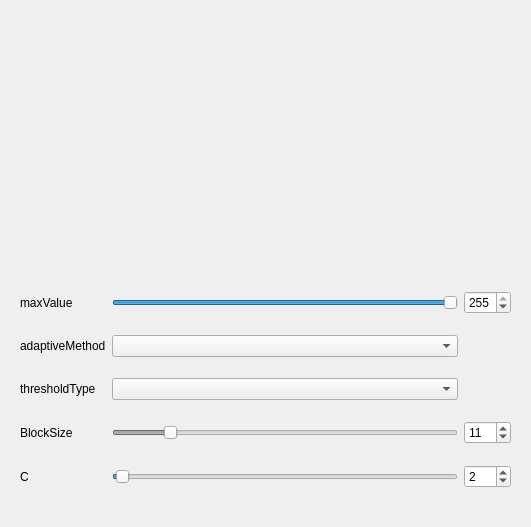
<?xml version="1.0" encoding="UTF-8"?>
<ui version="4.0">
 <class>Form</class>
 <widget class="QWidget" name="Form">
  <property name="geometry">
   <rect>
    <x>0</x>
    <y>0</y>
    <width>531</width>
    <height>527</height>
   </rect>
  </property>
  <property name="sizePolicy">
   <sizepolicy hsizetype="Preferred" vsizetype="Preferred">
    <horstretch>0</horstretch>
    <verstretch>0</verstretch>
   </sizepolicy>
  </property>
  <property name="windowTitle">
   <string>Form</string>
  </property>
  <layout class="QGridLayout" name="gridLayout">
   <item row="1" column="0">
    <widget class="QWidget" name="widget_2" native="true">
     <layout class="QGridLayout" name="gridLayout_3">
      <item row="3" column="1">
       <widget class="QComboBox" name="comboBoxAdaptiveMethod"/>
      </item>
      <item row="3" column="0">
       <widget class="QLabel" name="labelAdaptiveMethod">
        <property name="text">
         <string>adaptiveMethod</string>
        </property>
       </widget>
      </item>
      <item row="4" column="1">
       <widget class="QComboBox" name="comboBoxThresholdType"/>
      </item>
      <item row="4" column="0">
       <widget class="QLabel" name="labelThresholdType">
        <property name="text">
         <string>thresholdType</string>
        </property>
       </widget>
      </item>
      <item row="5" column="2">
       <widget class="QSpinBox" name="spinBoxBlockSize">
        <property name="minimum">
         <number>3</number>
        </property>
        <property name="maximum">
         <number>55</number>
        </property>
        <property name="singleStep">
         <number>2</number>
        </property>
        <property name="value">
         <number>11</number>
        </property>
       </widget>
      </item>
      <item row="6" column="2">
       <widget class="QSpinBox" name="spinBoxParam1">
        <property name="maximum">
         <number>255</number>
        </property>
        <property name="value">
         <number>2</number>
        </property>
       </widget>
      </item>
      <item row="5" column="0">
       <widget class="QLabel" name="labelBlockSize">
        <property name="text">
         <string>BlockSize</string>
        </property>
       </widget>
      </item>
      <item row="6" column="0">
       <widget class="QLabel" name="labelParam1">
        <property name="text">
         <string>C</string>
        </property>
       </widget>
      </item>
      <item row="6" column="1">
       <widget class="QSlider" name="horizontalSliderParam1">
        <property name="maximum">
         <number>255</number>
        </property>
        <property name="value">
         <number>2</number>
        </property>
        <property name="orientation">
         <enum>Qt::Horizontal</enum>
        </property>
       </widget>
      </item>
      <item row="5" column="1">
       <widget class="QSlider" name="horizontalSliderBlockSize">
        <property name="enabled">
         <bool>false</bool>
        </property>
        <property name="minimum">
         <number>3</number>
        </property>
        <property name="maximum">
         <number>55</number>
        </property>
        <property name="singleStep">
         <number>2</number>
        </property>
        <property name="pageStep">
         <number>4</number>
        </property>
        <property name="value">
         <number>11</number>
        </property>
        <property name="orientation">
         <enum>Qt::Horizontal</enum>
        </property>
       </widget>
      </item>
      <item row="2" column="0">
       <widget class="QLabel" name="labelMaxValue">
        <property name="text">
         <string>maxValue</string>
        </property>
       </widget>
      </item>
      <item row="2" column="1">
       <widget class="QSlider" name="horizontalSliderMaxValue">
        <property name="maximum">
         <number>255</number>
        </property>
        <property name="value">
         <number>255</number>
        </property>
        <property name="orientation">
         <enum>Qt::Horizontal</enum>
        </property>
       </widget>
      </item>
      <item row="2" column="2">
       <widget class="QSpinBox" name="spinBoxMaxValue">
        <property name="maximum">
         <number>255</number>
        </property>
        <property name="value">
         <number>255</number>
        </property>
       </widget>
      </item>
     </layout>
    </widget>
   </item>
   <item row="0" column="0">
    <widget class="QWidget" name="widget_1" native="true">
     <layout class="QGridLayout" name="gridLayout_2"/>
    </widget>
   </item>
  </layout>
 </widget>
 <resources/>
 <connections>
  <connection>
   <sender>horizontalSliderBlockSize</sender>
   <signal>valueChanged(int)</signal>
   <receiver>spinBoxBlockSize</receiver>
   <slot>setValue(int)</slot>
   <hints>
    <hint type="sourcelabel">
     <x>296</x>
     <y>448</y>
    </hint>
    <hint type="destinationlabel">
     <x>512</x>
     <y>423</y>
    </hint>
   </hints>
  </connection>
  <connection>
   <sender>spinBoxBlockSize</sender>
   <signal>valueChanged(int)</signal>
   <receiver>horizontalSliderBlockSize</receiver>
   <slot>setValue(int)</slot>
   <hints>
    <hint type="sourcelabel">
     <x>512</x>
     <y>423</y>
    </hint>
    <hint type="destinationlabel">
     <x>296</x>
     <y>448</y>
    </hint>
   </hints>
  </connection>
  <connection>
   <sender>horizontalSliderParam1</sender>
   <signal>valueChanged(int)</signal>
   <receiver>spinBoxParam1</receiver>
   <slot>setValue(int)</slot>
   <hints>
    <hint type="sourcelabel">
     <x>296</x>
     <y>494</y>
    </hint>
    <hint type="destinationlabel">
     <x>512</x>
     <y>469</y>
    </hint>
   </hints>
  </connection>
  <connection>
   <sender>spinBoxParam1</sender>
   <signal>valueChanged(int)</signal>
   <receiver>horizontalSliderParam1</receiver>
   <slot>setValue(int)</slot>
   <hints>
    <hint type="sourcelabel">
     <x>512</x>
     <y>469</y>
    </hint>
    <hint type="destinationlabel">
     <x>296</x>
     <y>494</y>
    </hint>
   </hints>
  </connection>
  <connection>
   <sender>horizontalSliderMaxValue</sender>
   <signal>valueChanged(int)</signal>
   <receiver>spinBoxMaxValue</receiver>
   <slot>setValue(int)</slot>
   <hints>
    <hint type="sourcelabel">
     <x>389</x>
     <y>299</y>
    </hint>
    <hint type="destinationlabel">
     <x>477</x>
     <y>301</y>
    </hint>
   </hints>
  </connection>
  <connection>
   <sender>spinBoxMaxValue</sender>
   <signal>valueChanged(int)</signal>
   <receiver>horizontalSliderMaxValue</receiver>
   <slot>setValue(int)</slot>
   <hints>
    <hint type="sourcelabel">
     <x>475</x>
     <y>314</y>
    </hint>
    <hint type="destinationlabel">
     <x>373</x>
     <y>307</y>
    </hint>
   </hints>
  </connection>
 </connections>
</ui>
